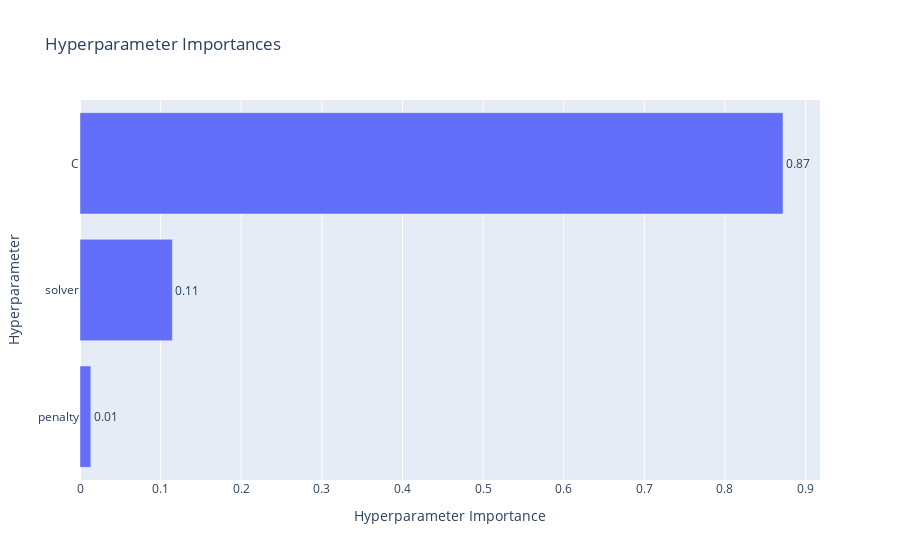

Notebook cell for this chart:
### Code cell
optuna.visualization.plot_param_importances(study_lr).show()

### Figure 1 — Plotly figure (JSON) as saved in the notebook; plotly's stock layout.template omitted (floating-point values rounded to 4 significant figures)
{"data": [{"cliponaxis": false, "hovertemplate": ["penalty (CategoricalDistribution): 0.013420916950836156<extra></extra>", "solver (CategoricalDistribution): 0.11457715701095403<extra></extra>", "C (FloatDistribution): 0.8720019260382099<extra></extra>"], "name": "Objective Value", "orientation": "h", "text": ["0.01", "0.11", "0.87"], "textposition": "outside", "type": "bar", "x": [0.01342, 0.1146, 0.872], "y": ["penalty", "solver", "C"]}], "layout": {"title": {"text": "Hyperparameter Importances"}, "xaxis": {"title": {"text": "Hyperparameter Importance"}}, "yaxis": {"title": {"text": "Hyperparameter"}}}}
